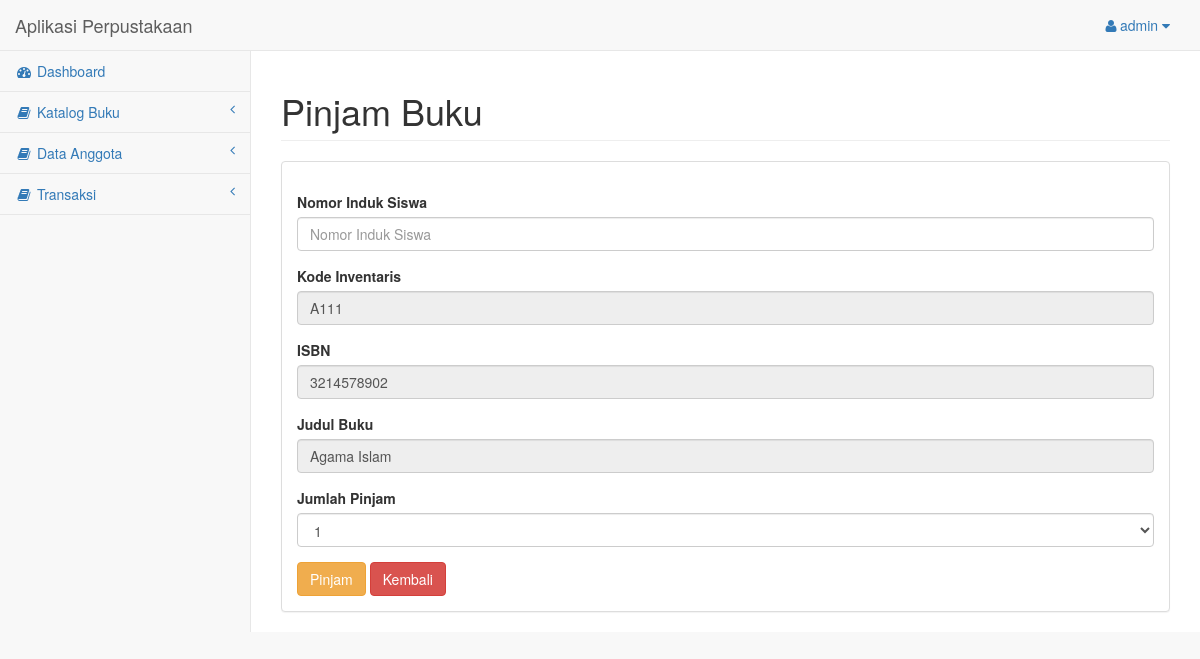
/halaman_admin/pinjam-form.php?id_buku=30 (signed in), run on the app's committed database.
### tables this page shows
CREATE TABLE `buku` (
  `id_buku` int(5) NOT NULL,
  `foto` varchar(255) NOT NULL,
  `kode` varchar(20) NOT NULL,
  `isbn` varchar(30) NOT NULL,
  `judul` varchar(100) NOT NULL,
  `pengarang` varchar(30) NOT NULL,
  `penerbit` varchar(30) NOT NULL,
  `tahun` varchar(5) NOT NULL,
  `stok` int(5) NOT NULL,
  `id_kategori` int(5) NOT NULL,
  `id_klasifikasi` varchar(10) NOT NULL,
  `nomor_klasifikasi` varchar(5) NOT NULL,
  `klasifikasi` varchar(50) NOT NULL
);

### halaman_admin/pinjam-form.php (the view, shortened to what this page needs)
<?php
include("layout-header.php");
?>
<div id="page-wrapper">
    <div class="row">
        <div class="col-lg-12">
            <h1 class="page-header">Pinjam Buku</h1>
        </div>
    </div>
    <div class="row">
        <div class="col-lg-12">
            <div class="panel panel-default">
                <div class="panel-body">
                    <div class="row">
                        <div class="col-lg-12">
                            <form action="pinjam-proses.php" method="POST" role="form">
                                <div class="form-group">
                                    <label>Nomor Induk Siswa</label>
                                    <input class="form-control" name="induk" placeholder="Nomor Induk Siswa">
                                </div>
                                <div class="form-group">
                                    <?php
                                    $id = $_GET['id_buku'];
                                    $sql = "SELECT * FROM buku WHERE id_buku=$id";
                                    $query = mysqli_query($koneksi, $sql);
                                    $buku = mysqli_fetch_assoc($query);
                                    ?>
                                    <label>Kode Inventaris</label>
                                    <input class="form-control" name="kdbuku" value="<?php echo $buku['kode'] ?>" disabled>
                                </div>
                                <div class="form-group">
                                    <label>ISBN</label>
                                    <input class="form-control" name="judul" value="<?php echo $buku['isbn'] ?>" disabled>
                                </div>
                                <div class="form-group">
                                    <label>Judul Buku</label>
                                    <input class="form-control" name="judul" value="<?php echo $buku['judul'] ?>" disabled>
                                </div>
                                <div class="form-group">
                                    <label>Jumlah Pinjam</label>
                                    <select class="form-control" name="jumlah">
                                        <?php for ($i=1; $i < $buku['stok']; $i++) { ?>
                                        <option value="<?php echo $i; ?>"><?php echo $i; ?></option>
                                        <?php
                                    } ?>
                                </select>
                            </div>
                                        <input type="submit" name="pinjam" class="btn btn-warning" value="Pinjam"/>
                                        <a class='btn btn-danger' href='buku-listpinjam.php'>Kembali</a>
                                    </form>
                                </div>
                            </div>
                        </div>
                    </div>
                </div>
            </div>
        </div>
    </div>
    <?php include("layout-footer.php"); ?>

### data on the page
buku: kdbuku "A111", judul "3214578902", judul "Agama Islam"

### other printed values
$_SESSION['username'] "admin"
form field jumlah "1"
